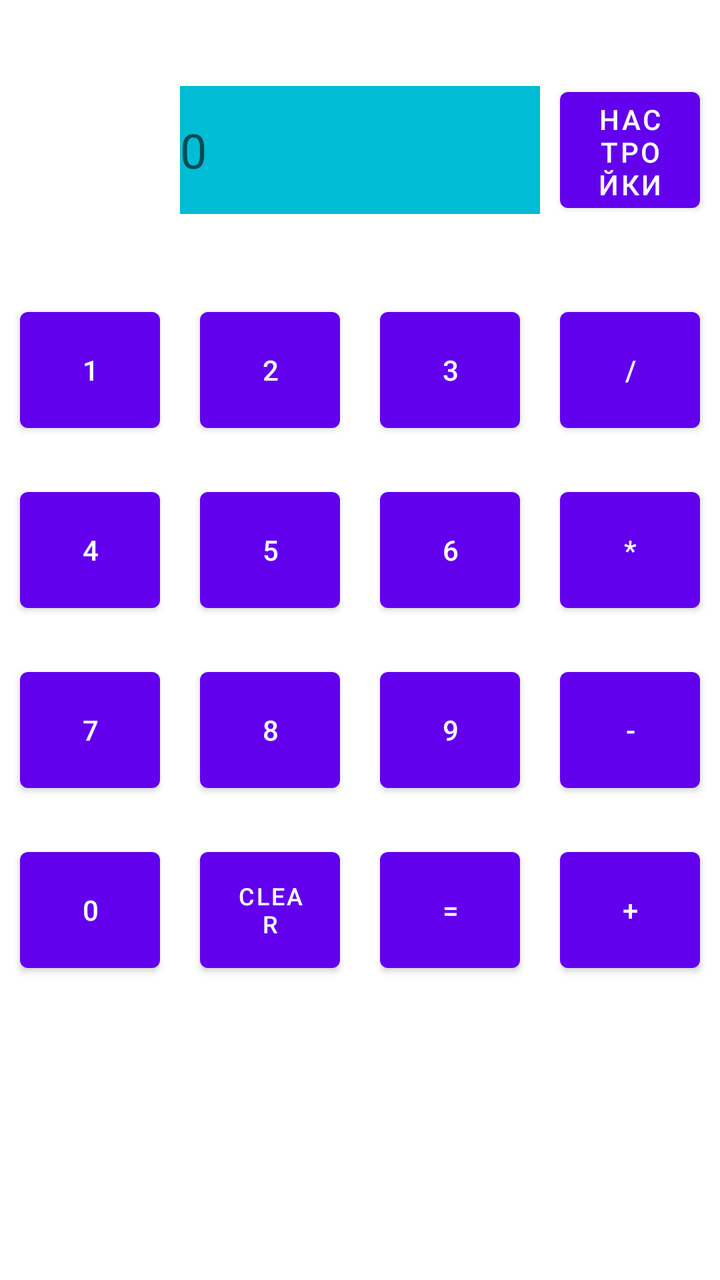
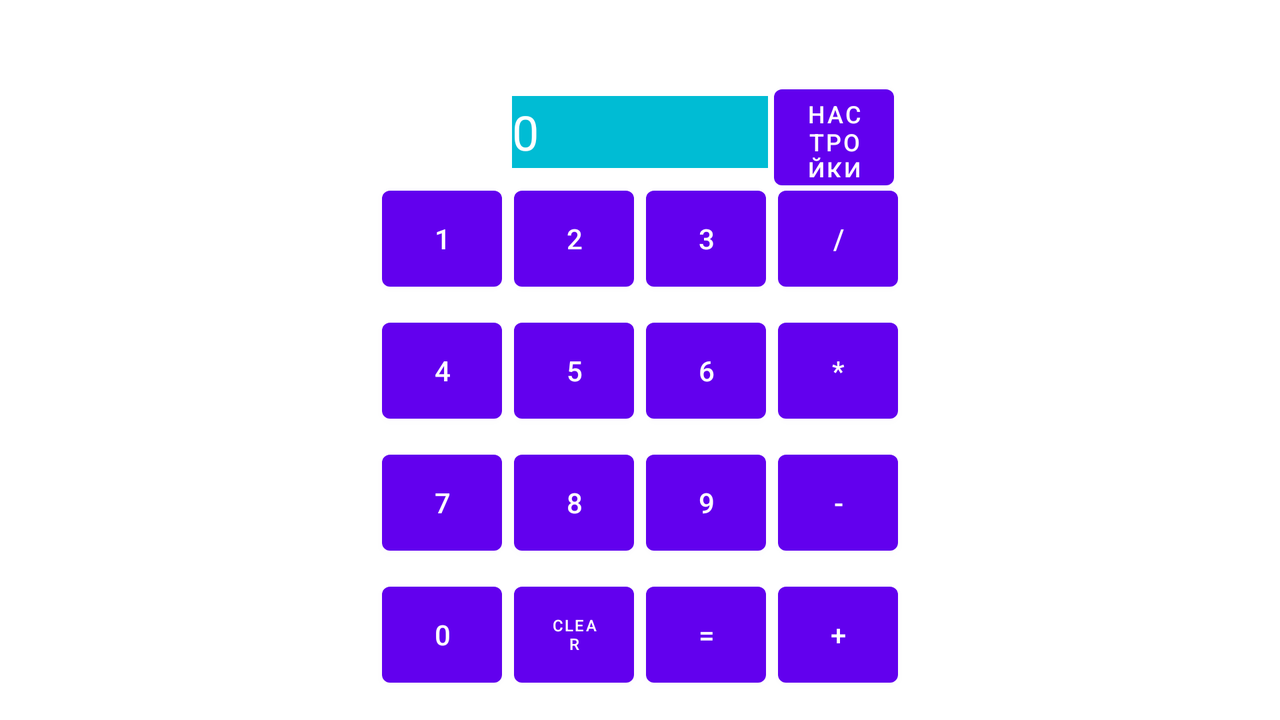

The same Android screen from two of the app's own layout files: first res/layout/ as a phone draws it, then the repository's variant for another configuration, drawn on a device whose configuration selects that folder. Both files follow.
<!-- AndroidManifest.xml: application theme Theme.MyApplicationLight -->
<!-- res/layout/activity_main.xml -->
<?xml version="1.0" encoding="utf-8"?>
<androidx.constraintlayout.widget.ConstraintLayout xmlns:android="http://schemas.android.com/apk/res/android"
    xmlns:app="http://schemas.android.com/apk/res-auto"
    xmlns:tools="http://schemas.android.com/tools"
    android:layout_width="match_parent"
    android:layout_height="match_parent"
    android:background="@drawable/background"
    tools:context=".MainActivity">

    <com.google.android.material.button.MaterialButton
        android:id="@+id/button_division"
        android:layout_width="@dimen/widthButton"
        android:layout_height="@dimen/heightButton"
        android:layout_margin="@dimen/marginButton"
        android:text="@string/text_button_division"
        app:layout_constraintBottom_toTopOf="@+id/button_multiply"

        app:layout_constraintEnd_toEndOf="parent"
        app:layout_constraintStart_toEndOf="@+id/button3"
        app:layout_constraintTop_toTopOf="parent"
        app:layout_constraintVertical_chainStyle="packed" />

    <com.google.android.material.button.MaterialButton
        android:id="@+id/button_multiply"
        android:layout_width="@dimen/widthButton"
        android:layout_height="@dimen/heightButton"
        android:layout_margin="@dimen/marginButton"
        android:text="@string/text_button_multiplay"
        app:layout_constraintBottom_toTopOf="@+id/button_minus"
        app:layout_constraintEnd_toEndOf="parent"
        app:layout_constraintStart_toEndOf="@+id/button6"
        app:layout_constraintTop_toBottomOf="@+id/button_division" />

    <com.google.android.material.button.MaterialButton
        android:id="@+id/button_minus"
        android:layout_width="@dimen/widthButton"
        android:layout_height="@dimen/heightButton"
        android:layout_margin="@dimen/marginButton"
        android:text="@string/text_button_minus"
        app:layout_constraintBottom_toTopOf="@id/button_plus"
        app:layout_constraintEnd_toEndOf="parent"
        app:layout_constraintStart_toEndOf="@+id/button9"
        app:layout_constraintTop_toBottomOf="@+id/button_multiply" />


    <com.google.android.material.button.MaterialButton
        android:id="@+id/button_plus"
        android:layout_width="@dimen/widthButton"
        android:layout_height="@dimen/heightButton"
        android:layout_margin="@dimen/marginButton"
        android:text="@string/text_button_plus"
        app:layout_constraintBottom_toBottomOf="parent"
        app:layout_constraintEnd_toEndOf="parent"
        app:layout_constraintStart_toEndOf="@+id/button_equally"
        app:layout_constraintTop_toBottomOf="@+id/button_minus" />

    <com.google.android.material.button.MaterialButton
        android:id="@+id/button1"
        android:layout_width="@dimen/widthButton"
        android:layout_height="@dimen/heightButton"
        android:layout_margin="@dimen/marginButton"
        android:text="@string/text_button1"
        app:layout_constraintBottom_toTopOf="@+id/button4"
        app:layout_constraintEnd_toStartOf="@id/button2"
        app:layout_constraintStart_toStartOf="parent"
        app:layout_constraintTop_toTopOf="parent"
        app:layout_constraintVertical_chainStyle="packed" />

    <com.google.android.material.button.MaterialButton
        android:id="@+id/button4"
        android:layout_width="@dimen/widthButton"
        android:layout_height="@dimen/heightButton"
        android:layout_margin="@dimen/marginButton"
        android:text="@string/text_button4"
        app:layout_constraintBottom_toTopOf="@+id/button7"
        app:layout_constraintEnd_toStartOf="@id/button5"
        app:layout_constraintStart_toStartOf="parent"
        app:layout_constraintTop_toBottomOf="@+id/button1" />

    <com.google.android.material.button.MaterialButton
        android:id="@+id/button7"
        android:layout_width="@dimen/widthButton"
        android:layout_height="@dimen/heightButton"
        android:layout_margin="@dimen/marginButton"
        android:text="@string/text_button7"
        app:layout_constraintBottom_toTopOf="@id/button0"
        app:layout_constraintEnd_toStartOf="@id/button8"

        app:layout_constraintStart_toStartOf="parent"
        app:layout_constraintTop_toBottomOf="@+id/button4" />


    <com.google.android.material.button.MaterialButton
        android:id="@+id/button0"
        android:layout_width="@dimen/widthButton"
        android:layout_height="@dimen/heightButton"
        android:layout_margin="@dimen/marginButton"
        android:text="@string/text_button0"
        app:layout_constraintBottom_toBottomOf="parent"
        app:layout_constraintEnd_toStartOf="@id/button_clear"
        app:layout_constraintStart_toStartOf="parent"
        app:layout_constraintTop_toBottomOf="@+id/button7" />

    <com.google.android.material.button.MaterialButton
        android:id="@+id/button2"
        android:layout_width="@dimen/widthButton"
        android:layout_height="@dimen/heightButton"
        android:layout_margin="@dimen/marginButton"
        android:text="@string/text_button2"
        app:layout_constraintBottom_toTopOf="@+id/button5"
        app:layout_constraintEnd_toStartOf="@id/button3"
        app:layout_constraintStart_toEndOf="@+id/button1"
        app:layout_constraintTop_toTopOf="parent"
        app:layout_constraintVertical_bias="0.5"
        app:layout_constraintVertical_chainStyle="packed" />

    <com.google.android.material.button.MaterialButton
        android:id="@+id/button5"
        android:layout_width="@dimen/widthButton"
        android:layout_height="@dimen/heightButton"
        android:layout_margin="@dimen/marginButton"

        android:text="@string/text_button5"
        app:layout_constraintBottom_toTopOf="@+id/button8"
        app:layout_constraintEnd_toStartOf="@id/button6"
        app:layout_constraintStart_toEndOf="@+id/button4"
        app:layout_constraintTop_toBottomOf="@+id/button2" />

    <com.google.android.material.button.MaterialButton
        android:id="@+id/button8"
        android:layout_width="@dimen/widthButton"
        android:layout_height="@dimen/heightButton"
        android:layout_margin="@dimen/marginButton"
        android:text="@string/text_button8"
        app:layout_constraintBottom_toTopOf="@id/button_clear"
        app:layout_constraintEnd_toStartOf="@id/button9"
        app:layout_constraintStart_toEndOf="@+id/button7"
        app:layout_constraintTop_toBottomOf="@+id/button5" />

    <com.google.android.material.button.MaterialButton
        android:id="@+id/button_clear"
        android:layout_width="@dimen/widthButton"
        android:layout_height="@dimen/heightButton"
        android:layout_margin="@dimen/marginButton"
        android:text="@string/text_button_clear"
        android:textSize="12sp"
        app:layout_constraintBottom_toBottomOf="parent"
        app:layout_constraintEnd_toStartOf="@id/button_equally"
        app:layout_constraintStart_toEndOf="@+id/button0"
        app:layout_constraintTop_toBottomOf="@id/button8" />

    <com.google.android.material.button.MaterialButton
        android:id="@+id/button3"
        android:layout_width="@dimen/widthButton"
        android:layout_height="@dimen/heightButton"
        android:layout_margin="@dimen/marginButton"
        android:text="@string/text_button3"
        app:layout_constraintBottom_toTopOf="@+id/button6"
        app:layout_constraintEnd_toStartOf="@id/button_division"
        app:layout_constraintStart_toEndOf="@+id/button2"
        app:layout_constraintTop_toTopOf="parent"
        app:layout_constraintVertical_bias="0.5"
        app:layout_constraintVertical_chainStyle="packed" />


    <com.google.android.material.button.MaterialButton
        android:id="@+id/button6"
        android:layout_width="@dimen/widthButton"
        android:layout_height="@dimen/heightButton"
        android:layout_margin="@dimen/marginButton"

        android:text="@string/text_button6"
        app:layout_constraintBottom_toTopOf="@+id/button9"
        app:layout_constraintEnd_toStartOf="@id/button_multiply"
        app:layout_constraintStart_toEndOf="@+id/button5"
        app:layout_constraintTop_toBottomOf="@+id/button3" />


    <com.google.android.material.button.MaterialButton
        android:id="@+id/button9"
        android:layout_width="@dimen/widthButton"
        android:layout_height="@dimen/heightButton"
        android:layout_margin="@dimen/marginButton"
        android:text="@string/text_button9"
        app:layout_constraintBottom_toTopOf="@id/button_equally"
        app:layout_constraintEnd_toStartOf="@id/button_minus"
        app:layout_constraintStart_toEndOf="@+id/button8"
        app:layout_constraintTop_toBottomOf="@+id/button6" />

    <com.google.android.material.button.MaterialButton
        android:id="@+id/button_equally"
        android:layout_width="@dimen/widthButton"
        android:layout_height="@dimen/heightButton"
        android:layout_margin="@dimen/marginButton"
        android:text="@string/text_button_equally"
        app:layout_constraintBottom_toBottomOf="parent"
        app:layout_constraintEnd_toStartOf="@id/button_plus"
        app:layout_constraintStart_toEndOf="@+id/button_clear"
        app:layout_constraintTop_toBottomOf="@+id/button9" />

    <EditText
        android:id="@+id/editTextScoreBoard"
        android:layout_width="@dimen/width_Edit_Text"
        android:layout_height="@dimen/height_Edit_Text"
        android:autofillHints=""
        android:background="@color/white"
        android:backgroundTint="@color/color_Edit_Text"
        android:ems="10"
        android:hint="@string/hint_editTextScoreBoard"
        android:inputType="number|text"
        android:textSize="@dimen/text_Size_Edit_text"
        app:layout_constraintBottom_toTopOf="@+id/button2"
        app:layout_constraintEnd_toEndOf="@+id/button_division"
        app:layout_constraintHeight_percent="0.1"
        app:layout_constraintStart_toStartOf="@+id/button1"
        app:layout_constraintTop_toTopOf="parent"
        app:layout_constraintWidth_percent="0.5" />

    <Button
        android:id="@+id/button_Start_Activity_Settings"
        android:layout_width="@dimen/widthButton"
        android:layout_height="@dimen/heightButton"
        android:layout_margin="@dimen/marginButton"
        android:text="@string/text_Button_Settings"
        app:layout_constraintBottom_toBottomOf="@+id/editTextScoreBoard"
        app:layout_constraintEnd_toEndOf="parent"
        app:layout_constraintStart_toEndOf="@+id/editTextScoreBoard"
        app:layout_constraintTop_toTopOf="@+id/editTextScoreBoard" />


</androidx.constraintlayout.widget.ConstraintLayout>
<!-- resources referenced by this layout -->
<resources>
  <color name="color_Edit_Text">#00BCD4</color>
  <color name="white">#FFFFFFFF</color>
  <dimen name="heightButton">70dp</dimen>
  <dimen name="height_Edit_Text">0dp</dimen>
  <dimen name="marginButton">10dp</dimen>
  <dimen name="text_Size_Edit_text">24sp</dimen>
  <dimen name="widthButton">70dp</dimen>
  <dimen name="width_Edit_Text">0dp</dimen>
  <string name="hint_editTextScoreBoard">0</string>
  <string name="text_Button_Settings">Настройки</string>
  <string name="text_button0">0</string>
  <string name="text_button1">1</string>
  <string name="text_button2">2</string>
  <string name="text_button3">3</string>
  <string name="text_button4">4</string>
  <string name="text_button5">5</string>
  <string name="text_button6">6</string>
  <string name="text_button7">7</string>
  <string name="text_button8">8</string>
  <string name="text_button9">9</string>
  <string name="text_button_clear">clear</string>
  <string name="text_button_division">/</string>
  <string name="text_button_equally">=</string>
  <string name="text_button_minus">-</string>
  <string name="text_button_multiplay">*</string>
  <string name="text_button_plus">+</string>
  <style name="Theme.MyApplicationLight" parent="Theme.MaterialComponents.Light.DarkActionBar">
          
          <item name="colorPrimary">@color/purple_500</item>
          <item name="colorPrimaryVariant">@color/purple_700</item>
          <item name="colorOnPrimary">@color/white</item>
          
          <item name="colorSecondary">@color/teal_200</item>
          <item name="colorSecondaryVariant">@color/teal_700</item>
          <item name="colorOnSecondary">@color/black</item>
          
          <item name="android:statusBarColor" tools:targetApi="l">?attr/colorPrimaryVariant</item>
          
      </style>
  <color name="purple_500">#FF6200EE</color>
  <color name="purple_700">#FF3700B3</color>
  <color name="teal_200">#FF03DAC5</color>
  <color name="teal_700">#FF018786</color>
  <color name="black">#FF000000</color>
</resources>
<!-- res/layout-land/activity_main.xml (the repository's variant of the layout above) -->
<!-- drawn on the phone turned sideways -->
<?xml version="1.0" encoding="utf-8"?>
<androidx.constraintlayout.widget.ConstraintLayout xmlns:android="http://schemas.android.com/apk/res/android"
    xmlns:app="http://schemas.android.com/apk/res-auto"
    xmlns:tools="http://schemas.android.com/tools"
    android:layout_width="match_parent"
    android:layout_height="match_parent"
    android:background="@drawable/background"
    tools:context=".MainActivity">

    <com.google.android.material.button.MaterialButton
        android:id="@+id/button_division"
        android:layout_width="@dimen/widthButton"
        android:layout_height="@dimen/heightButton"
        android:layout_margin="@dimen/marginButton"
        android:text="@string/text_button_division"
        app:layout_constraintBottom_toTopOf="@+id/button_multiply"
        app:layout_constraintEnd_toEndOf="parent"
        app:layout_constraintStart_toEndOf="@+id/button3"
        app:layout_constraintTop_toTopOf="parent"
        app:layout_constraintVertical_bias="0.9"
        app:layout_constraintVertical_chainStyle="packed" />

    <com.google.android.material.button.MaterialButton
        android:id="@+id/button_multiply"
        android:layout_width="@dimen/widthButton"
        android:layout_height="@dimen/heightButton"
        android:layout_margin="@dimen/marginButton"
        android:text="@string/text_button_multiplay"
        app:layout_constraintBottom_toTopOf="@+id/button_minus"
        app:layout_constraintEnd_toEndOf="parent"
        app:layout_constraintStart_toEndOf="@+id/button6"
        app:layout_constraintTop_toBottomOf="@+id/button_division" />

    <com.google.android.material.button.MaterialButton
        android:id="@+id/button_minus"
        android:layout_width="@dimen/widthButton"
        android:layout_height="@dimen/heightButton"
        android:layout_margin="@dimen/marginButton"
        android:text="@string/text_button_minus"
        app:layout_constraintBottom_toTopOf="@id/button_plus"
        app:layout_constraintEnd_toEndOf="parent"
        app:layout_constraintStart_toEndOf="@+id/button9"
        app:layout_constraintTop_toBottomOf="@+id/button_multiply" />


    <com.google.android.material.button.MaterialButton
        android:id="@+id/button_plus"
        android:layout_width="@dimen/widthButton"
        android:layout_height="@dimen/heightButton"
        android:layout_margin="@dimen/marginButton"
        android:text="@string/text_button_plus"
        app:layout_constraintBottom_toBottomOf="parent"
        app:layout_constraintEnd_toEndOf="parent"
        app:layout_constraintStart_toEndOf="@+id/button_equally"
        app:layout_constraintTop_toBottomOf="@+id/button_minus" />

    <com.google.android.material.button.MaterialButton
        android:id="@+id/button1"
        android:layout_width="@dimen/widthButton"
        android:layout_height="@dimen/heightButton"
        android:layout_margin="@dimen/marginButton"
        android:text="@string/text_button1"
        app:layout_constraintBottom_toTopOf="@+id/button4"
        app:layout_constraintEnd_toStartOf="@id/button2"
        app:layout_constraintHorizontal_chainStyle="packed"
        app:layout_constraintStart_toStartOf="parent"
        app:layout_constraintTop_toTopOf="parent"
        app:layout_constraintVertical_bias="0.9"
        app:layout_constraintVertical_chainStyle="packed" />

    <com.google.android.material.button.MaterialButton
        android:id="@+id/button4"
        android:layout_width="@dimen/widthButton"
        android:layout_height="@dimen/heightButton"
        android:layout_margin="@dimen/marginButton"
        android:text="@string/text_button4"
        app:layout_constraintBottom_toTopOf="@+id/button7"
        app:layout_constraintEnd_toStartOf="@id/button5"
        app:layout_constraintHorizontal_chainStyle="packed"
        app:layout_constraintStart_toStartOf="parent"
        app:layout_constraintTop_toBottomOf="@+id/button1" />

    <com.google.android.material.button.MaterialButton
        android:id="@+id/button7"
        android:layout_width="@dimen/widthButton"
        android:layout_height="@dimen/heightButton"
        android:layout_margin="@dimen/marginButton"
        android:text="@string/text_button7"
        app:layout_constraintBottom_toTopOf="@id/button0"
        app:layout_constraintEnd_toStartOf="@id/button8"

        app:layout_constraintHorizontal_chainStyle="packed"
        app:layout_constraintStart_toStartOf="parent"
        app:layout_constraintTop_toBottomOf="@+id/button4" />


    <com.google.android.material.button.MaterialButton
        android:id="@+id/button0"
        android:layout_width="@dimen/widthButton"
        android:layout_height="@dimen/heightButton"
        android:layout_margin="@dimen/marginButton"
        android:text="@string/text_button0"
        app:layout_constraintBottom_toBottomOf="parent"
        app:layout_constraintEnd_toStartOf="@id/button_clear"
        app:layout_constraintHorizontal_chainStyle="packed"
        app:layout_constraintStart_toStartOf="parent"
        app:layout_constraintTop_toBottomOf="@+id/button7" />

    <com.google.android.material.button.MaterialButton
        android:id="@+id/button2"
        android:layout_width="@dimen/widthButton"
        android:layout_height="@dimen/heightButton"
        android:layout_margin="@dimen/marginButton"
        android:text="@string/text_button2"
        app:layout_constraintBottom_toTopOf="@+id/button5"
        app:layout_constraintEnd_toStartOf="@id/button3"
        app:layout_constraintStart_toEndOf="@+id/button1"
        app:layout_constraintTop_toTopOf="parent"
        app:layout_constraintVertical_bias="0.9"
        app:layout_constraintVertical_chainStyle="packed" />

    <com.google.android.material.button.MaterialButton
        android:id="@+id/button5"
        android:layout_width="@dimen/widthButton"
        android:layout_height="@dimen/heightButton"
        android:layout_margin="@dimen/marginButton"

        android:text="@string/text_button5"
        app:layout_constraintBottom_toTopOf="@+id/button8"
        app:layout_constraintEnd_toStartOf="@id/button6"
        app:layout_constraintStart_toEndOf="@+id/button4"
        app:layout_constraintTop_toBottomOf="@+id/button2" />

    <com.google.android.material.button.MaterialButton
        android:id="@+id/button8"
        android:layout_width="@dimen/widthButton"
        android:layout_height="@dimen/heightButton"
        android:layout_margin="@dimen/marginButton"
        android:text="@string/text_button8"
        app:layout_constraintBottom_toTopOf="@id/button_clear"
        app:layout_constraintEnd_toStartOf="@id/button9"
        app:layout_constraintStart_toEndOf="@+id/button7"
        app:layout_constraintTop_toBottomOf="@+id/button5" />

    <com.google.android.material.button.MaterialButton
        android:id="@+id/button_clear"
        android:layout_width="@dimen/widthButton"
        android:layout_height="@dimen/heightButton"
        android:layout_margin="@dimen/marginButton"
        android:text="@string/text_button_clear"
        android:textSize="8sp"
        app:layout_constraintBottom_toBottomOf="parent"
        app:layout_constraintEnd_toStartOf="@id/button_equally"
        app:layout_constraintStart_toEndOf="@+id/button0"
        app:layout_constraintTop_toBottomOf="@id/button8" />

    <com.google.android.material.button.MaterialButton
        android:id="@+id/button3"
        android:layout_width="@dimen/widthButton"
        android:layout_height="@dimen/heightButton"
        android:layout_margin="@dimen/marginButton"
        android:text="@string/text_button3"
        app:layout_constraintBottom_toTopOf="@+id/button6"
        app:layout_constraintEnd_toStartOf="@id/button_division"
        app:layout_constraintStart_toEndOf="@+id/button2"
        app:layout_constraintTop_toTopOf="parent"
        app:layout_constraintVertical_bias="0.9"
        app:layout_constraintVertical_chainStyle="packed" />


    <com.google.android.material.button.MaterialButton
        android:id="@+id/button6"
        android:layout_width="@dimen/widthButton"
        android:layout_height="@dimen/heightButton"
        android:layout_margin="@dimen/marginButton"

        android:text="@string/text_button6"
        app:layout_constraintBottom_toTopOf="@+id/button9"
        app:layout_constraintEnd_toStartOf="@id/button_multiply"
        app:layout_constraintStart_toEndOf="@+id/button5"
        app:layout_constraintTop_toBottomOf="@+id/button3" />


    <com.google.android.material.button.MaterialButton
        android:id="@+id/button9"
        android:layout_width="@dimen/widthButton"
        android:layout_height="@dimen/heightButton"
        android:layout_margin="@dimen/marginButton"
        android:text="@string/text_button9"
        app:layout_constraintBottom_toTopOf="@id/button_equally"
        app:layout_constraintEnd_toStartOf="@id/button_minus"
        app:layout_constraintStart_toEndOf="@+id/button8"
        app:layout_constraintTop_toBottomOf="@+id/button6" />

    <com.google.android.material.button.MaterialButton
        android:id="@+id/button_equally"
        android:layout_width="@dimen/widthButton"
        android:layout_height="@dimen/heightButton"
        android:layout_margin="@dimen/marginButton"
        android:text="@string/text_button_equally"
        app:layout_constraintBottom_toBottomOf="parent"
        app:layout_constraintEnd_toStartOf="@id/button_plus"
        app:layout_constraintStart_toEndOf="@+id/button_clear"
        app:layout_constraintTop_toBottomOf="@+id/button9" />

    <EditText
        android:id="@+id/editTextScoreBoard"
        android:layout_width="@dimen/width_Edit_Text"
        android:layout_height="@dimen/height_Edit_Text"
        android:autofillHints=""
        android:background="@color/white"
        android:backgroundTint="#00BCD4"
        android:ems="10"
        android:hint="@string/hint_editTextScoreBoard"
        android:inputType="number|text"
        android:textColor="#FFFFFF"
        android:textColorHint="#FFFFFF"
        android:textSize="@dimen/text_Size_Edit_text"
        app:layout_constraintBottom_toTopOf="@+id/button2"
        app:layout_constraintEnd_toEndOf="@+id/button_division"
        app:layout_constraintHeight_percent="0.1"
        app:layout_constraintStart_toStartOf="@+id/button1"
        app:layout_constraintTop_toTopOf="parent"
        app:layout_constraintVertical_bias="0.9"
        app:layout_constraintWidth_percent="0.2" />

    <Button
        android:id="@+id/button_Start_Activity_Settings"
        android:layout_width="@dimen/widthButton"
        android:layout_height="@dimen/heightButton"
        android:layout_margin="@dimen/marginButton"
        android:text="@string/text_Button_Settings"
        android:textSize="12sp"
        app:layout_constraintBottom_toTopOf="@+id/button_division"
        app:layout_constraintStart_toEndOf="@+id/editTextScoreBoard"
        app:layout_constraintTop_toTopOf="@+id/editTextScoreBoard" />


</androidx.constraintlayout.widget.ConstraintLayout>
<!-- resources referenced by the variant -->
<!-- as the phone turned sideways resolves them -->
<resources>
  <color name="white">#FFFFFFFF</color>
  <!-- from res/values-land/ -->
  <dimen name="heightButton">60dp</dimen>
  <dimen name="height_Edit_Text">0dp</dimen>
  <!-- from res/values-land/ -->
  <dimen name="marginButton">3dp</dimen>
  <!-- from res/values-land/ -->
  <dimen name="text_Size_Edit_text">24sp</dimen>
  <!-- from res/values-land/ -->
  <dimen name="widthButton">60dp</dimen>
  <dimen name="width_Edit_Text">0dp</dimen>
  <string name="hint_editTextScoreBoard">0</string>
  <string name="text_Button_Settings">Настройки</string>
  <string name="text_button0">0</string>
  <string name="text_button1">1</string>
  <string name="text_button2">2</string>
  <string name="text_button3">3</string>
  <string name="text_button4">4</string>
  <string name="text_button5">5</string>
  <string name="text_button6">6</string>
  <string name="text_button7">7</string>
  <string name="text_button8">8</string>
  <string name="text_button9">9</string>
  <string name="text_button_clear">clear</string>
  <string name="text_button_division">/</string>
  <string name="text_button_equally">=</string>
  <string name="text_button_minus">-</string>
  <string name="text_button_multiplay">*</string>
  <string name="text_button_plus">+</string>
  <style name="Theme.MyApplicationLight" parent="Theme.MaterialComponents.Light.DarkActionBar">
          
          <item name="colorPrimary">@color/purple_500</item>
          <item name="colorPrimaryVariant">@color/purple_700</item>
          <item name="colorOnPrimary">@color/white</item>
          
          <item name="colorSecondary">@color/teal_200</item>
          <item name="colorSecondaryVariant">@color/teal_700</item>
          <item name="colorOnSecondary">@color/black</item>
          
          <item name="android:statusBarColor" tools:targetApi="l">?attr/colorPrimaryVariant</item>
          
      </style>
  <color name="purple_500">#FF6200EE</color>
  <color name="purple_700">#FF3700B3</color>
  <color name="teal_200">#FF03DAC5</color>
  <color name="teal_700">#FF018786</color>
  <color name="black">#FF000000</color>
</resources>
